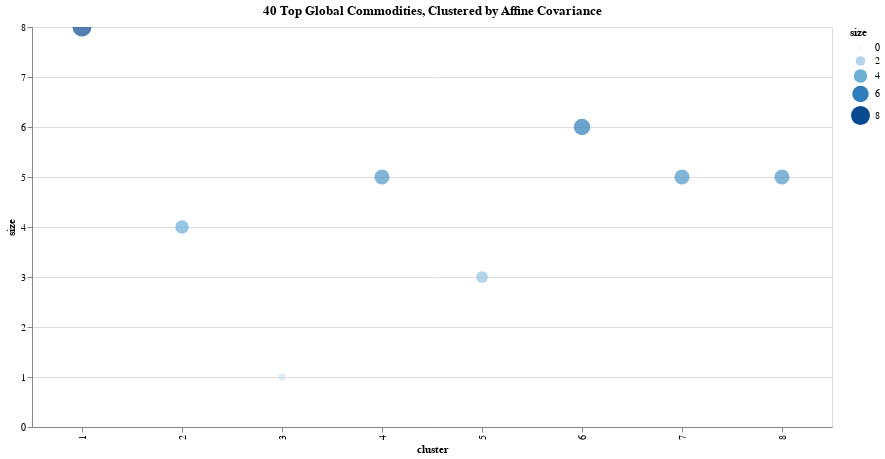

The notebook cell saved with this chart:
### Code cell
import altair as alt
def runCluster():
    c = alt.Chart(gdf).mark_circle(size=60).encode(
        x= alt.X('cluster:N'),
        y= alt.Y('size:Q'),
        color='size:Q',
        tooltip=['names'],
        size=alt.Size('size:Q')
    ).properties(
        width=800,
        height=400,
        title="40 Top Global Commodities, Clustered by Affine Covariance"
    ).interactive()
    #.configure_title("40 Top Global Commodities, Clustered by Affine Covariance")

    chart =c
    return chart
runCluster()

### Figure 1 — Vega-Lite specification as saved in the notebook (floating-point values rounded to 4 significant figures)
{"config": {"view": {"continuousWidth": 400, "continuousHeight": 300}}, "data": {"name": "data-f9365dcb78d2e88e51f94285ddbb7077"}, "mark": {"type": "circle", "size": 60}, "encoding": {"color": {"field": "size", "type": "quantitative"}, "size": {"field": "size", "type": "quantitative"}, "tooltip": [{"field": "names", "type": "nominal"}], "x": {"field": "cluster", "type": "nominal"}, "y": {"field": "size", "type": "quantitative"}}, "height": 400, "selection": {"selector002": {"type": "interval", "bind": "scales", "encodings": ["x", "y"]}}, "title": "40 Top Global Commodities, Clustered by Affine Covariance", "width": 800, "$schema": "https://vega.github.io/schema/vega-lite/v4.17.0.json", "datasets": {"data-f9365dcb78d2e88e51f94285ddbb7077": [{"cluster": 1, "names": ["Bitcoin", "Brent Crude Oil", "Cocoa", "crude oil", "Heating Oil", "Natural Gas", "RBOB Gasoline", "Sugar #11"], "size": 8, "symbols": ["btcf", "bzf", "ccf", "clf", "hof", "ngf", "rbf", "sbf"]}, {"cluster": 2, "names": ["E-Mini S&P 500", "Nasdaq 100", "E-mini Russell 2000", "Mini Dow Jones Indus"], "size": 4, "symbols": ["esf", "nqf", "rtyf", "ymf"]}, {"cluster": 3, "names": ["Lean Hogs"], "size": 1, "symbols": ["hef"]}, {"cluster": 4, "names": ["Cotton", "KC HRW Wheat", "Corn", "Oat Futures", "Rough Rice"], "size": 5, "symbols": ["ctf", "kef", "zcf", "zof", "zrf"]}, {"cluster": 5, "names": ["Feeder Cattle", "Live Cattle", "Orange Juice"], "size": 3, "symbols": ["gff", "lef", "ojf"]}, {"cluster": 6, "names": ["Gold", "Copper", "Micro Gold", "Chicago Ethanol (Platts)", "Silver", "Micro Silver"], "size": 6, "symbols": ["gcf", "hgf", "mgcf", "plf", "sif", "silf"]}, {"cluster": 7, "names": ["Palladium", "U.S. Treasury Bond Futures", "Five-Year US Treasury Note", "10-Year T-Note", "2-Year T-Note"], "size": 5, "symbols": ["paf", "zbf", "zff", "znf", "ztf"]}, {"cluster": 8, "names": ["Coffee", "Lumber", "Soybean Oil Futures", "Soybean Meal", "Soybean"], "size": 5, "symbols": ["kcf", "lbsf", "zlf", "zmf", "zsf"]}]}}
